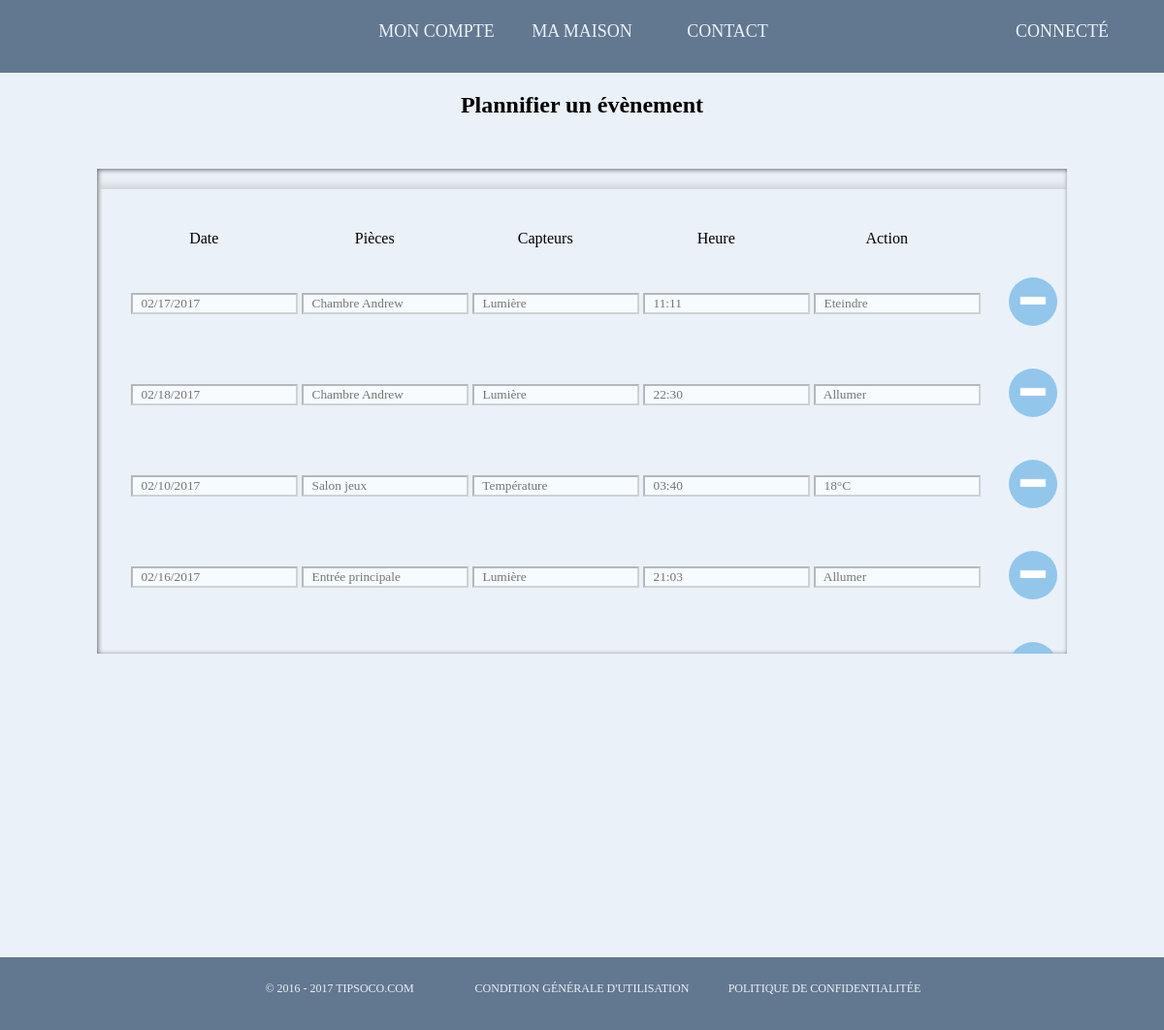
Page /Vue/eventplanner.php (signed in) on the committed database.
### tables this page shows
CREATE TABLE `event` (
  `idevent` int(11) NOT NULL,
  `idc` int(11) NOT NULL,
  `idsens` int(11) NOT NULL,
  `date` varchar(25) NOT NULL,
  `time` varchar(15) NOT NULL,
  `room` varchar(255) NOT NULL,
  `action` varchar(255) NOT NULL
);

### Vue/eventplanner.php (the view, shortened to what this page needs)
<?php
require("../Modele/connexion.php");
?>
<html>
<head>
    <link rel="stylesheet" type="text/css" href="../Styles/header_footer_for_connected_style.css">
    <link rel="stylesheet" type="text/css" href="../Styles/button.css">
    <link rel="stylesheet" type="text/css" href="../Styles/eventplanner.css">
</head>
                <body>
                    <h2 style="text-decoration:none;" align="center">Plannifier un évènement</h2>
                    <div class="event-select" align="center">
                        <form method="POST" align="">
                            <div class="eventlog">
                                <table class="main-table">
                                    <tr>
                                        <td><br><label class="text-input" for="last-name" name="capteur">Date</label></td>
                                        <td><br><label class="text-input" for="last-name" name="room">Pièces</label></td>
                                        <td><br><label class="text-input" for="last-name" name="room">Capteurs</label></td>
                                        <td><br><label class="text-input" for="last-name" name="capteur">Heure</label></td>
                                        <td><br><label class="text-input" for="last-name" name="capteur">Action</label></td>
                                    </tr>
                                    <?php
                                    $idc = $_SESSION['id'];
                                    $reqevent = $bdd->prepare('SELECT * FROM event WHERE idc=?');
                                    $reqevent->execute(array($idc));
                                    $eventcount = $reqevent->rowCount();
                                    if($eventcount != 0)
                                    {
                                        while($fetch = $reqevent->fetch())
                                        {
                                            echo '<tr >';
                                                echo '<td><br><input class="input-log" type="text" name="sensor" value="" disabled placeholder="  '.$fetch['date'].'"</td>';
                                                echo '<td><br><input class="input-log" type="text" name="sensor" value="" disabled placeholder="  '.$fetch['room'].'"</td>';
                                                $idsens = $fetch['idsens'];
                                                $reqsens = $bdd->prepare('SELECT sensortype FROM sensors WHERE idsens=?');
                                                $reqsens->execute(array($idsens));
                                                $senscount = $reqsens->rowCount();
                                                $array = $reqsens->fetchAll(PDO::FETCH_COLUMN);
                                                for ($i = 0; $i <= $senscount-1; $i++)
                                                {
                                                    echo '<td><br><input class="input-log" type="text" name="sensor" value="" disabled placeholder="  '.$array[$i].'"</td>';
                                                    $value = $array[$i];
                                                }
                                                echo '<td><br><input class="input-log" type="text" name="sensor" value="" disabled placeholder="  '.$fetch['time'].'"</td>';
                                                if($value == "Lumière")
                                                {
                                                    if($fetch['action'] == 0)
                                                    {
                                                        echo '<td><br><input class="input-log" type="text" name="sensor" value="" disabled placeholder="  Eteindre"</td>';
                                                    }
                                                    else
                                                    {
                                                        echo '<td><br><input class="input-log" type="text" name="sensor" value="" disabled placeholder="  Allumer"</td>';
                                                    }
                                                }
                                                else
                                                {
                                                    echo '<td><br><input class="input-log" type="text" name="sensor" value="" disabled placeholder="  '.$fetch['action'].'"</td>';
                                                }
                                                echo '<td><a class="links" href="delete-event.php?id='.$fetch['idevent'].'"><img style="position: relative;cursor: pointer;border-width: 1px;height: 50px;width: 50px;top: 3.8vh;right: 20vh;margin-top: 40px;margin-left: 30px;margin-right: 30px;border-radius: 100vh;" name="minus[]" src="../icon/minusbutton.png" id="minus"></a></td>';
                                            echo '</tr>';
                                            ?>
                                            <?php
                                        }
                                        }
                                    ?>
                                </table>
                            </div>
                        </form>
                    </div>
                </body>
</html>

### Styles/header_footer_for_connected_style.css (style rules this page uses)
header { height: 75px; width: 100%; background-color: #627890; }
* { font-family: calibri; }
body { margin: 0%; background-color: #EAF1F8; }
footer { z-index: 15; position: fixed; background-color: #627890; height: 75px; bottom: 0px; width: 100%; }
nav { position: relative; text-align: center; z-index: 5; }
nav > ul { list-style: none; padding: 0; margin: 0; display: inline-block; background: #627890; border-radius: 2px; }
nav > ul > li { float: left; width: 150px; height: 65px; line-height: 65px; position: relative; text-transform: uppercase; font-size: 18px; color: #EAF1F8; cursor: pointer; }
a.header { color: rgba(255, 255, 255, 0.7); text-decoration: none; }
a.header { color: #EAF1F8; text-decoration: none; }
nav a { color: #EAF1F8; text-decoration: none; }
nav { z-index: 5; }
.menu_der { z-index: 10; position: absolute; left: 85%; }
.menu_der > ul > li { width: 150px; height: 65px; }
nav.footer { position: relative; text-align: center; z-index: 5; }
nav.footer > ul { list-style: none; padding: 0; margin: 0; display: inline-block; background: #627890; border-radius: 5px; }
nav.footer > ul > li { float: left; width: 250px; height: 65px; line-height: 65px; position: relative; text-transform: uppercase; font-size: 12px; color: #EAF1F8; cursor: pointer; }

### Styles/button.css (style rules this page uses)
* { box-sizing: border-box; }
.main-table { width: 67vh; }

### Styles/eventplanner.css (style rules this page uses)
footer { position: absolute; bottom: 0px; }
* { font-family: "Calibri"; }
body { margin: 0%; height: 100vh; }
table { padding: 2vh; box-shadow: 2px 2px 10px 3px #bfbfbf; }
.main-table { width: 67vh; }
input { background-color: #f5fbff; }
.eventlog { position: relative; overflow: auto; width: 1000px; height: 500px; top: 3vh; -moz-box-shadow: inset 1px 1px 5px 0px #656565; box-shadow: inset 1px 1px 5px 0px #656565; -webkit-box-shadow: inset 1px 1px 5px 0px #656565; box-shadow: inset 1px 1px 5px 0px #656565; -o-box-shadow: inset 1px 1px 5px 0px #656565; box-shadow: inset 1px 1px 5px 0px #656565; filter:progid:DXImageTransform.Microsoft.Shadow(color=#656565, Direction=134, Strength=5); }
table.main-table { text-align: center; position: relative; top: 2vh; }
#minus { position: relative; left: 0.5vh; top: 2vh; }
a.links { height: 30px; width: 10px; position: relative; bottom: 5vh; }
.input-log { position: relative; left: 1vh; }

### rows in the picture
event: sensor "02/17/2017", sensor "Chambre Andrew", sensor "Lumière", sensor "11:11"
event: sensor "02/18/2017", sensor "Chambre Andrew", sensor "Lumière", sensor "22:30"
event: sensor "02/10/2017", sensor "Salon jeux", sensor "Température", sensor "03:40", sensor "18°C"
event: sensor "02/16/2017", sensor "Entrée principale", sensor "Lumière", sensor "21:03"
